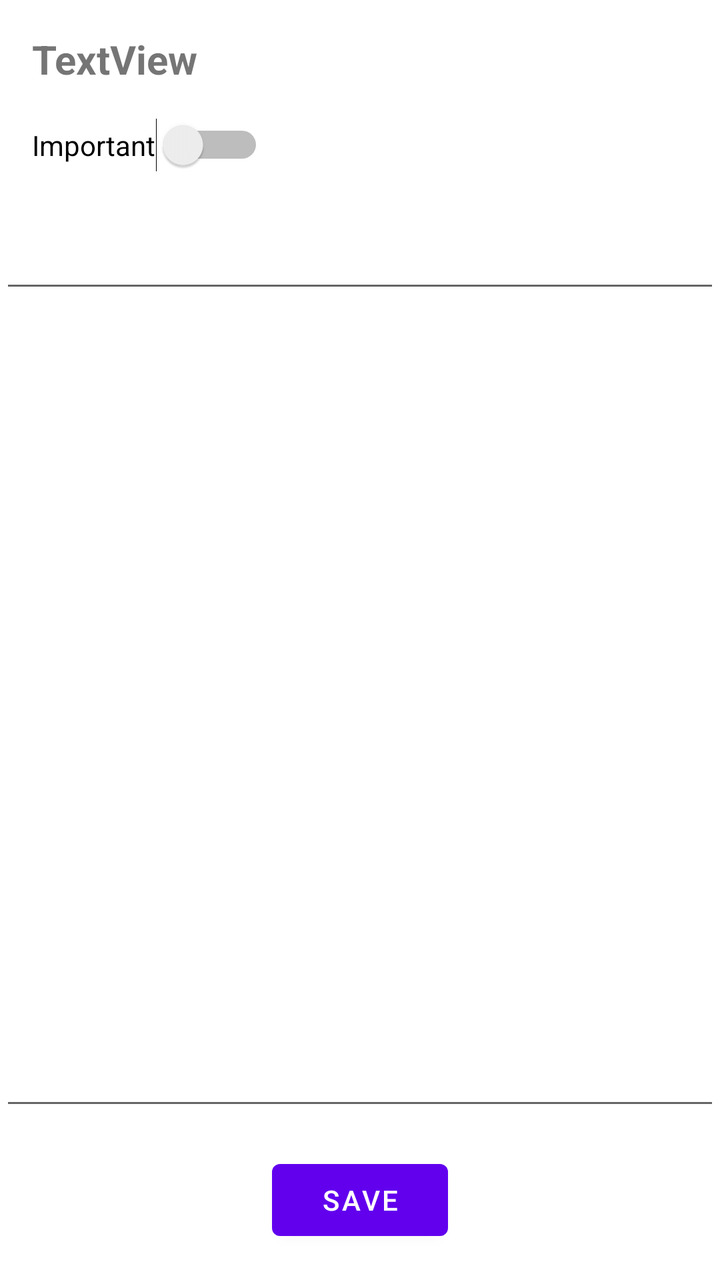
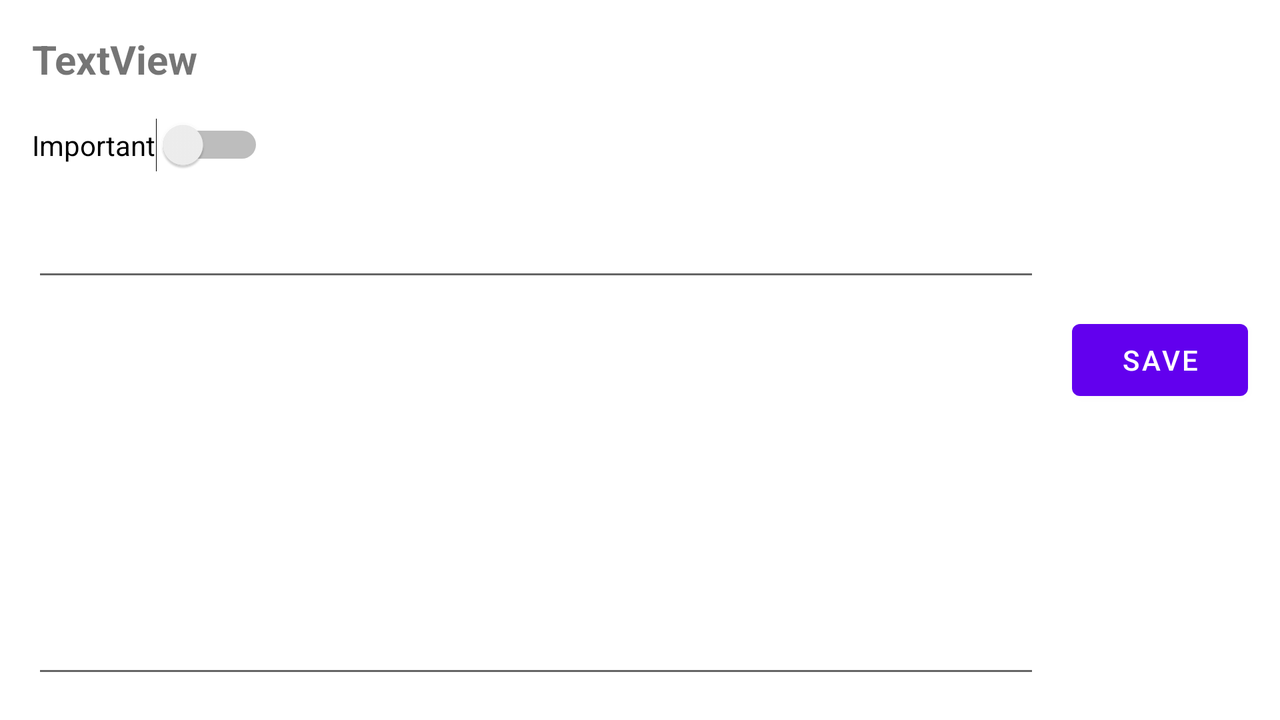

An Android layout and its configuration variant, each rendered on a device that would load it. The default file and the variant file are quoted in full after the pictures.
<!-- AndroidManifest.xml: application theme Theme.A4_Notes -->
<!-- res/layout/fragment_update.xml -->
<?xml version="1.0" encoding="utf-8"?>
<androidx.constraintlayout.widget.ConstraintLayout xmlns:android="http://schemas.android.com/apk/res/android"
                                                   xmlns:app="http://schemas.android.com/apk/res-auto"
                                                   xmlns:tools="http://schemas.android.com/tools"
                                                   android:layout_width="match_parent"
                                                   android:layout_height="match_parent"
                                                   tools:context=".UpdateFragment"
                                                   android:orientation="vertical"

                                                   android:id="@+id/linearLayout2">

    <TextView
            android:id="@+id/headerText"
            android:text="TextView"
            android:layout_width="wrap_content"
            android:layout_height="wrap_content"
            android:textStyle="bold"
            android:textSize="20dp"
            tools:layout_conversion_absoluteHeight="19dp"
            tools:layout_conversion_absoluteWidth="58dp"
            app:layout_constraintStart_toStartOf="parent" app:layout_constraintTop_toTopOf="parent"
            android:layout_marginStart="16dp" android:layout_marginTop="16dp"/>
    <Switch
            android:id="@+id/isImportantView"

            android:text="Important"
            android:layout_width="wrap_content"
            android:layout_height="wrap_content"
            tools:layout_conversion_absoluteHeight="27dp"
            tools:layout_conversion_absoluteWidth="108dp"
            app:layout_constraintStart_toStartOf="parent"
            android:layout_marginStart="16dp" app:layout_constraintTop_toBottomOf="@+id/headerText"
            android:layout_marginTop="16dp"/>
    <EditText

            android:id="@+id/bodyText"
            android:layout_width="match_parent"
            android:layout_height="wrap_content"
            tools:layout_conversion_absoluteHeight="45dp"
            tools:layout_conversion_absoluteWidth="411dp"
            app:layout_constraintBottom_toTopOf="@+id/updateButton"
            app:layout_constraintStart_toStartOf="parent"
            app:layout_constraintEnd_toEndOf="parent"
            android:layout_marginBottom="16dp"/>
    <EditText


            android:id="@+id/titleText"
            android:inputType="textMultiLine"
            android:layout_width="match_parent"
            android:layout_height="wrap_content"
            tools:layout_conversion_absoluteHeight="0dp"
            tools:layout_conversion_absoluteWidth="411dp"
            app:layout_constraintStart_toStartOf="parent"
            app:layout_constraintEnd_toEndOf="parent" android:layout_marginTop="24dp"
            app:layout_constraintTop_toBottomOf="@+id/isImportantView"/>
    <Button
            android:text="Save"
            android:layout_width="wrap_content"
            android:layout_height="wrap_content" android:id="@+id/updateButton"

            tools:layout_conversion_absoluteHeight="48dp"
            tools:layout_conversion_absoluteWidth="94dp"
            app:layout_constraintBottom_toBottomOf="parent"
            android:layout_marginBottom="16dp" app:layout_constraintStart_toStartOf="parent"
            app:layout_constraintEnd_toEndOf="parent"/>

</androidx.constraintlayout.widget.ConstraintLayout>
<!-- resources referenced by this layout -->
<resources>
  <style name="Theme.A4_Notes" parent="Theme.MaterialComponents.DayNight.DarkActionBar">
          
          <item name="colorPrimary">@color/purple_500</item>
          <item name="colorPrimaryVariant">@color/purple_700</item>
          <item name="colorOnPrimary">@color/white</item>
          
          <item name="colorSecondary">@color/teal_200</item>
          <item name="colorSecondaryVariant">@color/teal_700</item>
          <item name="colorOnSecondary">@color/black</item>
          
          <item name="android:statusBarColor" tools:targetApi="l">?attr/colorPrimaryVariant</item>
          
      </style>
  <color name="purple_500">#FF6200EE</color>
  <color name="purple_700">#FF3700B3</color>
  <color name="white">#FFFFFFFF</color>
  <color name="teal_200">#FF03DAC5</color>
  <color name="teal_700">#FF018786</color>
  <color name="black">#FF000000</color>
</resources>
<!-- res/layout-land/fragment_update.xml (the repository's variant of the layout above) -->
<!-- drawn on the phone turned sideways -->
<?xml version="1.0" encoding="utf-8"?>
<androidx.constraintlayout.widget.ConstraintLayout xmlns:android="http://schemas.android.com/apk/res/android"
                                                   xmlns:app="http://schemas.android.com/apk/res-auto"
                                                   xmlns:tools="http://schemas.android.com/tools"
                                                   android:layout_width="match_parent"
                                                   android:layout_height="match_parent"
                                                   tools:context=".UpdateFragment"
                                                   android:orientation="vertical"

                                                   android:id="@+id/linearLayout2">

    <TextView
            android:id="@+id/headerText"
            android:text="TextView"
            android:layout_width="wrap_content"
            android:layout_height="wrap_content"
            android:textStyle="bold"
            android:textSize="20dp"
            tools:layout_conversion_absoluteHeight="19dp"
            tools:layout_conversion_absoluteWidth="58dp"
            app:layout_constraintStart_toStartOf="parent" app:layout_constraintTop_toTopOf="parent"
            android:layout_marginStart="16dp" android:layout_marginTop="16dp"/>
    <Switch
            android:id="@+id/isImportantView"

            android:text="Important"
            android:layout_width="wrap_content"
            android:layout_height="wrap_content"
            tools:layout_conversion_absoluteHeight="27dp"
            tools:layout_conversion_absoluteWidth="108dp"
            app:layout_constraintStart_toStartOf="parent"
            android:layout_marginStart="16dp" app:layout_constraintTop_toBottomOf="@+id/headerText"
            android:layout_marginTop="16dp"/>
    <EditText

            android:id="@+id/bodyText"
            android:layout_width="0dp"
            android:layout_height="wrap_content"
            tools:layout_conversion_absoluteHeight="45dp"
            tools:layout_conversion_absoluteWidth="411dp"
            app:layout_constraintStart_toStartOf="parent"
            app:layout_constraintEnd_toStartOf="@+id/updateButton"
            android:layout_marginEnd="16dp" android:layout_marginStart="16dp"
            app:layout_constraintBottom_toBottomOf="parent" android:layout_marginBottom="16dp"/>
    <EditText


            android:id="@+id/titleText"
            android:inputType="textMultiLine"
            android:layout_width="0dp"
            android:layout_height="wrap_content"
            tools:layout_conversion_absoluteHeight="0dp"
            tools:layout_conversion_absoluteWidth="411dp"
            app:layout_constraintStart_toStartOf="parent"
            android:layout_marginTop="24dp"
            app:layout_constraintTop_toBottomOf="@+id/isImportantView"
            app:layout_constraintEnd_toStartOf="@+id/updateButton" android:layout_marginEnd="16dp"
            app:layout_constraintBottom_toTopOf="@+id/updateButton" android:layout_marginBottom="16dp"
            android:layout_marginStart="16dp"/>
    <Button
            android:text="Save"
            android:layout_width="wrap_content"
            android:layout_height="wrap_content" android:id="@+id/updateButton"

            tools:layout_conversion_absoluteHeight="48dp"
            tools:layout_conversion_absoluteWidth="94dp"
            app:layout_constraintBottom_toBottomOf="parent"
            app:layout_constraintEnd_toEndOf="parent" android:layout_marginEnd="16dp"
            app:layout_constraintTop_toTopOf="parent"/>

</androidx.constraintlayout.widget.ConstraintLayout>
